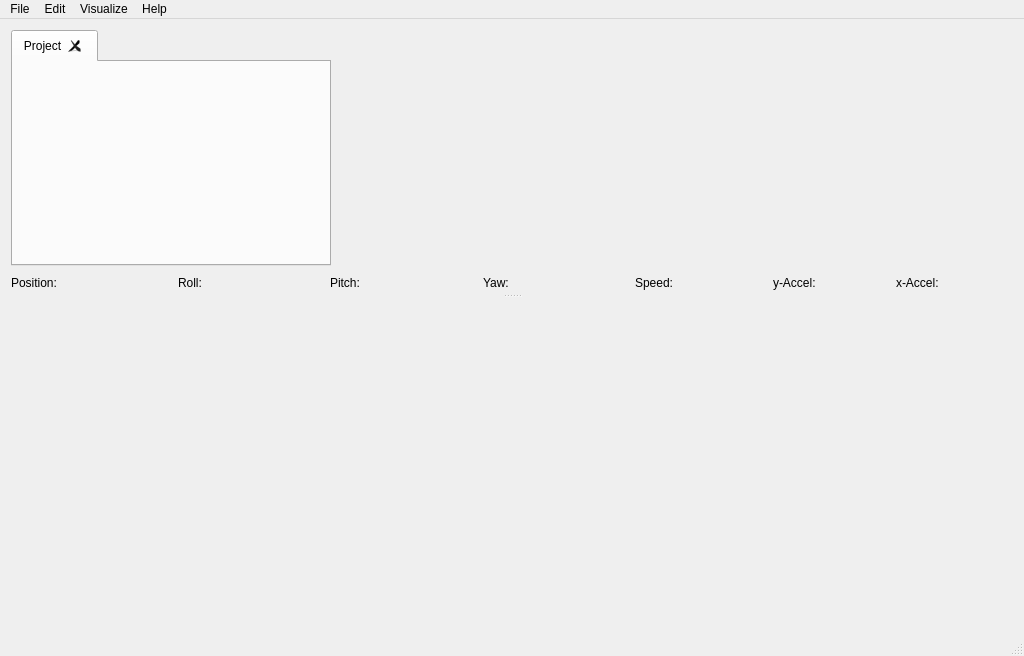
<?xml version="1.0" encoding="UTF-8"?>
<ui version="4.0">
 <class>MainWindow</class>
 <widget class="QMainWindow" name="MainWindow">
  <property name="windowModality">
   <enum>Qt::WindowModality::NonModal</enum>
  </property>
  <property name="geometry">
   <rect>
    <x>0</x>
    <y>0</y>
    <width>1024</width>
    <height>656</height>
   </rect>
  </property>
  <property name="minimumSize">
   <size>
    <width>0</width>
    <height>0</height>
   </size>
  </property>
  <property name="windowTitle">
   <string>Hard to find a Name</string>
  </property>
  <property name="windowIcon">
   <iconset>
    <normaloff>fvd.ico</normaloff>fvd.ico</iconset>
  </property>
  <widget class="QWidget" name="centralWidget">
   <property name="sizePolicy">
    <sizepolicy hsizetype="Expanding" vsizetype="Expanding">
     <horstretch>0</horstretch>
     <verstretch>0</verstretch>
    </sizepolicy>
   </property>
   <property name="autoFillBackground">
    <bool>false</bool>
   </property>
   <layout class="QVBoxLayout" name="verticalLayout">
    <item>
     <widget class="QSplitter" name="vertSplitter">
      <property name="orientation">
       <enum>Qt::Orientation::Vertical</enum>
      </property>
      <widget class="QFrame" name="mainFrame">
       <property name="frameShape">
        <enum>QFrame::Shape::NoFrame</enum>
       </property>
       <property name="frameShadow">
        <enum>QFrame::Shadow::Raised</enum>
       </property>
       <layout class="QVBoxLayout" name="verticalLayout_2">
        <property name="leftMargin">
         <number>0</number>
        </property>
        <property name="topMargin">
         <number>0</number>
        </property>
        <property name="rightMargin">
         <number>0</number>
        </property>
        <property name="bottomMargin">
         <number>0</number>
        </property>
        <item>
         <widget class="QSplitter" name="splitter">
          <property name="sizePolicy">
           <sizepolicy hsizetype="Expanding" vsizetype="Expanding">
            <horstretch>0</horstretch>
            <verstretch>0</verstretch>
           </sizepolicy>
          </property>
          <property name="lineWidth">
           <number>5</number>
          </property>
          <property name="orientation">
           <enum>Qt::Orientation::Horizontal</enum>
          </property>
          <property name="opaqueResize">
           <bool>true</bool>
          </property>
          <property name="handleWidth">
           <number>4</number>
          </property>
          <widget class="QFrame" name="tabFrame">
           <property name="sizePolicy">
            <sizepolicy hsizetype="Minimum" vsizetype="Minimum">
             <horstretch>0</horstretch>
             <verstretch>0</verstretch>
            </sizepolicy>
           </property>
           <property name="maximumSize">
            <size>
             <width>320</width>
             <height>16777215</height>
            </size>
           </property>
           <property name="frameShape">
            <enum>QFrame::Shape::NoFrame</enum>
           </property>
           <property name="frameShadow">
            <enum>QFrame::Shadow::Raised</enum>
           </property>
           <layout class="QGridLayout" name="gridLayout">
            <property name="leftMargin">
             <number>0</number>
            </property>
            <property name="topMargin">
             <number>0</number>
            </property>
            <property name="rightMargin">
             <number>0</number>
            </property>
            <property name="bottomMargin">
             <number>0</number>
            </property>
            <item row="0" column="0">
             <widget class="QTabWidget" name="tabChooser">
              <property name="minimumSize">
               <size>
                <width>320</width>
                <height>0</height>
               </size>
              </property>
              <property name="maximumSize">
               <size>
                <width>320</width>
                <height>16777214</height>
               </size>
              </property>
              <property name="tabPosition">
               <enum>QTabWidget::TabPosition::North</enum>
              </property>
              <property name="currentIndex">
               <number>0</number>
              </property>
              <property name="documentMode">
               <bool>false</bool>
              </property>
              <property name="tabsClosable">
               <bool>true</bool>
              </property>
              <property name="movable">
               <bool>false</bool>
              </property>
              <widget class="projectWidget" name="projectTab">
               <attribute name="title">
                <string>Project</string>
               </attribute>
              </widget>
             </widget>
            </item>
           </layout>
          </widget>
         </widget>
        </item>
        <item>
         <widget class="QFrame" name="infoFrame">
          <property name="minimumSize">
           <size>
            <width>0</width>
            <height>22</height>
           </size>
          </property>
          <property name="maximumSize">
           <size>
            <width>16777215</width>
            <height>22</height>
           </size>
          </property>
          <property name="frameShape">
           <enum>QFrame::Shape::NoFrame</enum>
          </property>
          <property name="frameShadow">
           <enum>QFrame::Shadow::Raised</enum>
          </property>
          <layout class="QHBoxLayout" name="horizontalLayout">
           <property name="leftMargin">
            <number>0</number>
           </property>
           <property name="topMargin">
            <number>0</number>
           </property>
           <property name="rightMargin">
            <number>0</number>
           </property>
           <property name="bottomMargin">
            <number>0</number>
           </property>
           <item>
            <widget class="QLabel" name="infoPosLabel">
             <property name="sizePolicy">
              <sizepolicy hsizetype="Minimum" vsizetype="Preferred">
               <horstretch>110</horstretch>
               <verstretch>0</verstretch>
              </sizepolicy>
             </property>
             <property name="maximumSize">
              <size>
               <width>16777215</width>
               <height>15</height>
              </size>
             </property>
             <property name="font">
              <font>
               <pointsize>9</pointsize>
              </font>
             </property>
             <property name="contextMenuPolicy">
              <enum>Qt::ContextMenuPolicy::NoContextMenu</enum>
             </property>
             <property name="autoFillBackground">
              <bool>false</bool>
             </property>
             <property name="lineWidth">
              <number>0</number>
             </property>
             <property name="text">
              <string>Position:</string>
             </property>
             <property name="textInteractionFlags">
              <set>Qt::TextInteractionFlag::NoTextInteraction</set>
             </property>
            </widget>
           </item>
           <item>
            <widget class="QLabel" name="infoRollLabel">
             <property name="sizePolicy">
              <sizepolicy hsizetype="Minimum" vsizetype="Preferred">
               <horstretch>100</horstretch>
               <verstretch>0</verstretch>
              </sizepolicy>
             </property>
             <property name="maximumSize">
              <size>
               <width>16777215</width>
               <height>15</height>
              </size>
             </property>
             <property name="font">
              <font>
               <pointsize>9</pointsize>
              </font>
             </property>
             <property name="text">
              <string>Roll:</string>
             </property>
            </widget>
           </item>
           <item>
            <widget class="QLabel" name="infoPitchLabel">
             <property name="sizePolicy">
              <sizepolicy hsizetype="Minimum" vsizetype="Preferred">
               <horstretch>100</horstretch>
               <verstretch>0</verstretch>
              </sizepolicy>
             </property>
             <property name="maximumSize">
              <size>
               <width>16777215</width>
               <height>15</height>
              </size>
             </property>
             <property name="font">
              <font>
               <pointsize>9</pointsize>
              </font>
             </property>
             <property name="text">
              <string>Pitch:</string>
             </property>
            </widget>
           </item>
           <item>
            <widget class="QLabel" name="infoDirLabel">
             <property name="sizePolicy">
              <sizepolicy hsizetype="Minimum" vsizetype="Preferred">
               <horstretch>100</horstretch>
               <verstretch>0</verstretch>
              </sizepolicy>
             </property>
             <property name="minimumSize">
              <size>
               <width>0</width>
               <height>0</height>
              </size>
             </property>
             <property name="maximumSize">
              <size>
               <width>16777215</width>
               <height>15</height>
              </size>
             </property>
             <property name="font">
              <font>
               <pointsize>9</pointsize>
              </font>
             </property>
             <property name="text">
              <string>Yaw:</string>
             </property>
            </widget>
           </item>
           <item>
            <widget class="QLabel" name="infoSpeedLabel">
             <property name="sizePolicy">
              <sizepolicy hsizetype="Minimum" vsizetype="Preferred">
               <horstretch>90</horstretch>
               <verstretch>0</verstretch>
              </sizepolicy>
             </property>
             <property name="maximumSize">
              <size>
               <width>16777215</width>
               <height>15</height>
              </size>
             </property>
             <property name="font">
              <font>
               <pointsize>9</pointsize>
              </font>
             </property>
             <property name="text">
              <string>Speed:</string>
             </property>
            </widget>
           </item>
           <item>
            <widget class="QLabel" name="infoNormalLabel">
             <property name="sizePolicy">
              <sizepolicy hsizetype="Minimum" vsizetype="Preferred">
               <horstretch>80</horstretch>
               <verstretch>0</verstretch>
              </sizepolicy>
             </property>
             <property name="maximumSize">
              <size>
               <width>16777215</width>
               <height>15</height>
              </size>
             </property>
             <property name="font">
              <font>
               <pointsize>9</pointsize>
              </font>
             </property>
             <property name="text">
              <string>y-Accel:</string>
             </property>
            </widget>
           </item>
           <item>
            <widget class="QLabel" name="infoLateralLabel">
             <property name="sizePolicy">
              <sizepolicy hsizetype="Minimum" vsizetype="Preferred">
               <horstretch>80</horstretch>
               <verstretch>0</verstretch>
              </sizepolicy>
             </property>
             <property name="maximumSize">
              <size>
               <width>16777215</width>
               <height>15</height>
              </size>
             </property>
             <property name="font">
              <font>
               <pointsize>9</pointsize>
              </font>
             </property>
             <property name="text">
              <string>x-Accel:</string>
             </property>
            </widget>
           </item>
          </layout>
         </widget>
        </item>
       </layout>
      </widget>
      <widget class="graphWidget" name="customPlot" native="true">
       <property name="sizePolicy">
        <sizepolicy hsizetype="Expanding" vsizetype="MinimumExpanding">
         <horstretch>0</horstretch>
         <verstretch>0</verstretch>
        </sizepolicy>
       </property>
       <property name="minimumSize">
        <size>
         <width>0</width>
         <height>310</height>
        </size>
       </property>
       <property name="maximumSize">
        <size>
         <width>16777215</width>
         <height>325</height>
        </size>
       </property>
       <property name="baseSize">
        <size>
         <width>0</width>
         <height>0</height>
        </size>
       </property>
       <property name="cursor">
        <cursorShape>ArrowCursor</cursorShape>
       </property>
       <property name="mouseTracking">
        <bool>true</bool>
       </property>
       <property name="autoFillBackground">
        <bool>false</bool>
       </property>
      </widget>
     </widget>
    </item>
   </layout>
  </widget>
  <widget class="QMenuBar" name="menuBar">
   <property name="geometry">
    <rect>
     <x>0</x>
     <y>0</y>
     <width>1024</width>
     <height>23</height>
    </rect>
   </property>
   <widget class="QMenu" name="menuFile">
    <property name="title">
     <string>File</string>
    </property>
    <addaction name="actionNew"/>
    <addaction name="actionLoad"/>
    <addaction name="actionSave"/>
    <addaction name="actionSave_As"/>
    <addaction name="separator"/>
    <addaction name="actionExport"/>
    <addaction name="actionExportAs"/>
    <addaction name="separator"/>
    <addaction name="actionQuit"/>
   </widget>
   <widget class="QMenu" name="menuView">
    <property name="title">
     <string>Visualize</string>
    </property>
    <addaction name="actionUseShader0"/>
    <addaction name="actionUseShader1"/>
    <addaction name="actionUseShader2"/>
    <addaction name="actionUseShader3"/>
    <addaction name="actionUseShader4"/>
    <addaction name="actionUseShader5"/>
   </widget>
   <widget class="QMenu" name="menuEdit">
    <property name="title">
     <string>Edit</string>
    </property>
    <addaction name="actionUndo"/>
    <addaction name="actionRedo"/>
    <addaction name="separator"/>
    <addaction name="actionOptions"/>
   </widget>
   <widget class="QMenu" name="menuHelp">
    <property name="title">
     <string>Help</string>
    </property>
    <addaction name="actionConversion_Panel"/>
   </widget>
   <addaction name="menuFile"/>
   <addaction name="menuEdit"/>
   <addaction name="menuView"/>
   <addaction name="menuHelp"/>
  </widget>
  <widget class="QStatusBar" name="statusBar"/>
  <action name="actionExportAs">
   <property name="checkable">
    <bool>false</bool>
   </property>
   <property name="text">
    <string>Export As</string>
   </property>
   <property name="toolTip">
    <string>Export</string>
   </property>
   <property name="shortcut">
    <string>Ctrl+Shift+E</string>
   </property>
   <property name="visible">
    <bool>true</bool>
   </property>
   <property name="iconVisibleInMenu">
    <bool>false</bool>
   </property>
  </action>
  <action name="actionNew">
   <property name="text">
    <string>New</string>
   </property>
   <property name="shortcut">
    <string>Ctrl+N</string>
   </property>
  </action>
  <action name="actionLoad">
   <property name="text">
    <string>Load</string>
   </property>
   <property name="shortcut">
    <string>Ctrl+L</string>
   </property>
  </action>
  <action name="actionSave">
   <property name="text">
    <string>Save</string>
   </property>
   <property name="shortcut">
    <string>Ctrl+S</string>
   </property>
  </action>
  <action name="actionSave_As">
   <property name="text">
    <string>Save As</string>
   </property>
   <property name="shortcut">
    <string>Ctrl+Shift+S</string>
   </property>
  </action>
  <action name="actionQuit">
   <property name="text">
    <string>Quit</string>
   </property>
   <property name="shortcut">
    <string>Ctrl+Q</string>
   </property>
  </action>
  <action name="actionUseShader0">
   <property name="checkable">
    <bool>true</bool>
   </property>
   <property name="checked">
    <bool>true</bool>
   </property>
   <property name="text">
    <string>Nothing</string>
   </property>
   <property name="shortcut">
    <string>Ctrl+1</string>
   </property>
  </action>
  <action name="actionUseShader1">
   <property name="checkable">
    <bool>true</bool>
   </property>
   <property name="text">
    <string>Velocity</string>
   </property>
   <property name="shortcut">
    <string>Ctrl+2</string>
   </property>
  </action>
  <action name="actionUseShader2">
   <property name="checkable">
    <bool>true</bool>
   </property>
   <property name="text">
    <string>RollSpeed</string>
   </property>
   <property name="shortcut">
    <string>Ctrl+3</string>
   </property>
  </action>
  <action name="actionUseShader3">
   <property name="checkable">
    <bool>true</bool>
   </property>
   <property name="text">
    <string>Normal Force</string>
   </property>
   <property name="shortcut">
    <string>Ctrl+4</string>
   </property>
  </action>
  <action name="actionUseShader4">
   <property name="checkable">
    <bool>true</bool>
   </property>
   <property name="text">
    <string>Lateral Force</string>
   </property>
   <property name="shortcut">
    <string>Ctrl+5</string>
   </property>
  </action>
  <action name="actionUseShader5">
   <property name="checkable">
    <bool>true</bool>
   </property>
   <property name="text">
    <string>Track Flexion</string>
   </property>
   <property name="shortcut">
    <string>Ctrl+6</string>
   </property>
  </action>
  <action name="actionUndo">
   <property name="text">
    <string>Undo</string>
   </property>
   <property name="shortcut">
    <string>Ctrl+Z</string>
   </property>
  </action>
  <action name="actionRedo">
   <property name="text">
    <string>Redo</string>
   </property>
   <property name="shortcut">
    <string>Ctrl+Y</string>
   </property>
  </action>
  <action name="actionExport">
   <property name="text">
    <string>Export</string>
   </property>
   <property name="shortcut">
    <string>Ctrl+E</string>
   </property>
  </action>
  <action name="actionOptions">
   <property name="text">
    <string>Options</string>
   </property>
  </action>
  <action name="actionConversion_Panel">
   <property name="text">
    <string>Conversions</string>
   </property>
  </action>
  <action name="actionExport_Model">
   <property name="text">
    <string>Export Model</string>
   </property>
  </action>
  <action name="actionExport_Model_As">
   <property name="text">
    <string>Export Model As</string>
   </property>
  </action>
 </widget>
 <layoutdefault spacing="6" margin="11"/>
 <customwidgets>
  <customwidget>
   <class>projectWidget</class>
   <extends>QWidget</extends>
   <header>projectwidget.h</header>
   <container>1</container>
  </customwidget>
  <customwidget>
   <class>graphWidget</class>
   <extends>QWidget</extends>
   <header>graphwidget.h</header>
   <container>1</container>
  </customwidget>
 </customwidgets>
 <resources/>
 <connections/>
</ui>
